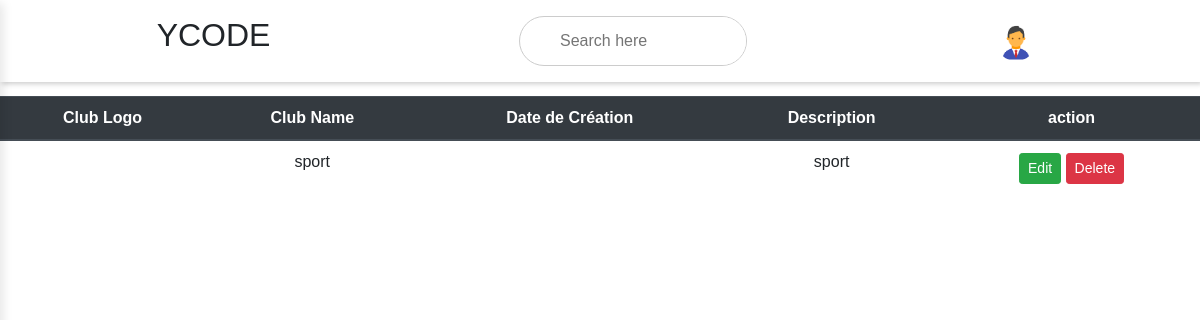
Before: /club11.php with the older database file.
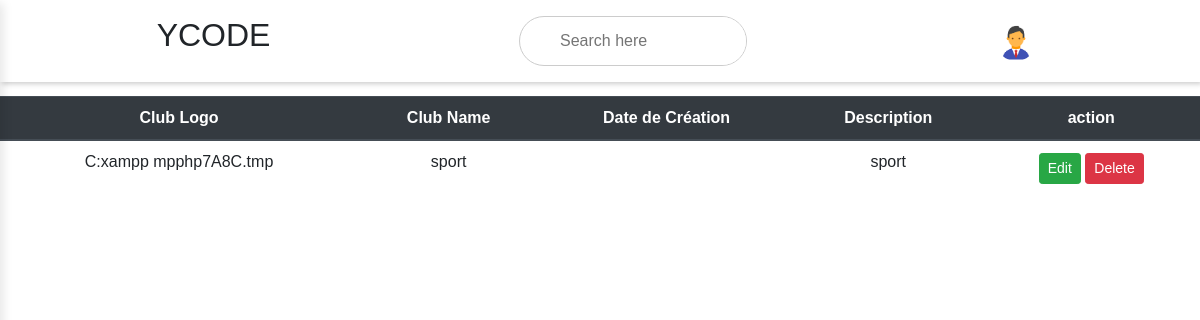
After: the same page with the newer database file.
### tables this page shows
CREATE TABLE `club` (
  `id` int(11) NOT NULL,
  `nom` varchar(50) NOT NULL,
  `logo` longblob NOT NULL,
  `date` varchar(50) NOT NULL,
  `description` varchar(50) NOT NULL
);

### club11.php (the view, shortened to what this page needs)
<?php
    require  'connection.php';
    include_once('index.php');
?>
                <table class="table text-center clubhowa">
                    <thead class="thead-dark">
                        <th scope="col">Club Logo</th>
                        <th scope="col">Club Name</th>
                        <th scope="col">Date de Création</th>
                        <th scope="col">Description</th>
                        <th scope="col">action</th>
                    </thead>
                    <tbody>
                        <?php
                        $query ="SELECT * FROM club";
                        $query_run = mysqli_query($connection,$query);
                        if(mysqli_num_rows($query_run) > 0){
                            foreach($query_run as $row){ ?>
                                <tr>
                                <td><?php echo $row['logo']  ?></td>
                                <td><?php echo $row['nom']  ?></td>
                                <td><?php echo $row['dateCreation']  ?></td>
                                <td><?php echo $row['description']  ?></td>
                                <td>
                                     <a href="editClub.php?id=<?= $row['id']; ?>" class="btn btn-success btn-sm">Edit</a>
                                     <form action="indexClub.php" method="POST" class="d-inline">
                                     <button type="submit" name="delete_club" value="<?=$row['id'];?>" class="btn btn-danger btn-sm">Delete</button>
                                     </form>
                                </td>
                                </tr>
                                <?php
                                }
                        }
                        ?>
                    </tbody>
                </table>
</body>
</html>

Changed rows visible on the page:
removed club: nom "sport", description "sport", $row['id'] 6 (drawn)
added club: logo "C:xampp mpphp7A8C.tmp", nom "sport", description "sport", $row['id'] 22 (drawn)
